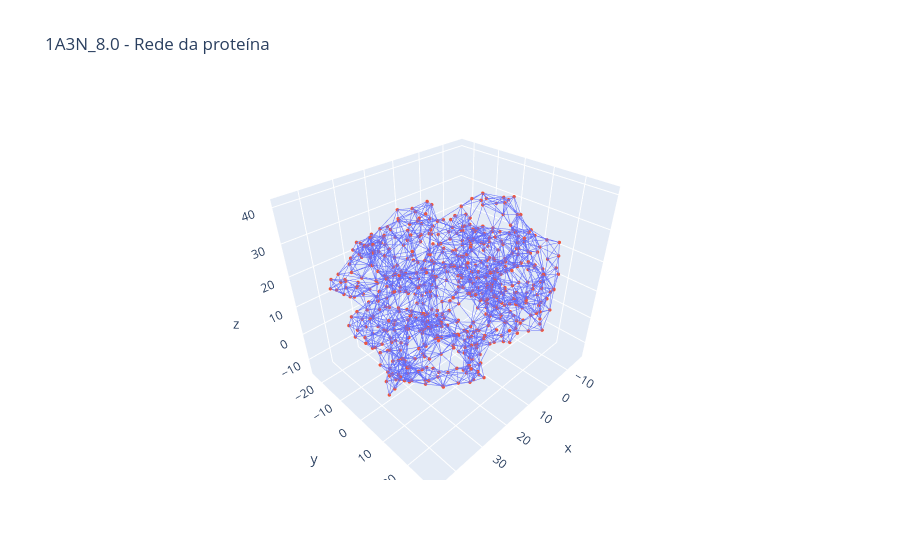

This figure's notebook cell:
### Code cell
import plotly.graph_objects as go

# coordenadas dos nós
node_x = []
node_y = []
node_z = []

for node in G.nodes():

    node_x.append(G.nodes[node]["x"])
    node_y.append(G.nodes[node]["y"])
    node_z.append(G.nodes[node]["z"])

# arestas
edge_x = []
edge_y = []
edge_z = []

for u, v in G.edges():

    edge_x.extend([
        G.nodes[u]["x"],
        G.nodes[v]["x"],
        None
    ])

    edge_y.extend([
        G.nodes[u]["y"],
        G.nodes[v]["y"],
        None
    ])

    edge_z.extend([
        G.nodes[u]["z"],
        G.nodes[v]["z"],
        None
    ])

edge_trace = go.Scatter3d(
    x=edge_x,
    y=edge_y,
    z=edge_z,
    mode="lines",
    line=dict(width=1),
    hoverinfo="none"
)

node_trace = go.Scatter3d(
    x=node_x,
    y=node_y,
    z=node_z,
    mode="markers",
    marker=dict(
        size=2
    )
)

fig = go.Figure(
    data=[
        edge_trace,
        node_trace
    ]
)

fig.update_layout(
    title=nome_proteina+"_"+str(cutoff)+" - Rede da proteína",
    showlegend=False
)

fig.show()

### Figure 1 — Plotly figure (JSON) as saved in the notebook; plotly's stock layout.template omitted (floating-point values rounded to 4 significant figures; data arrays with more than 128 entries replaced by an {"elided": "..."} marker saying what was removed)
{"data": [{"hoverinfo": "none", "line": {"width": 1}, "mode": "lines", "type": "scatter3d", "x": {"elided": "8484 float values"}, "y": {"elided": "8484 float values"}, "z": {"elided": "8484 float values"}}, {"marker": {"size": 2}, "mode": "markers", "type": "scatter3d", "x": {"elided": "572 float values"}, "y": {"elided": "572 float values"}, "z": {"elided": "572 float values"}}], "layout": {"showlegend": false, "title": {"text": "1A3N_8.0 - Rede da proteína"}}}
